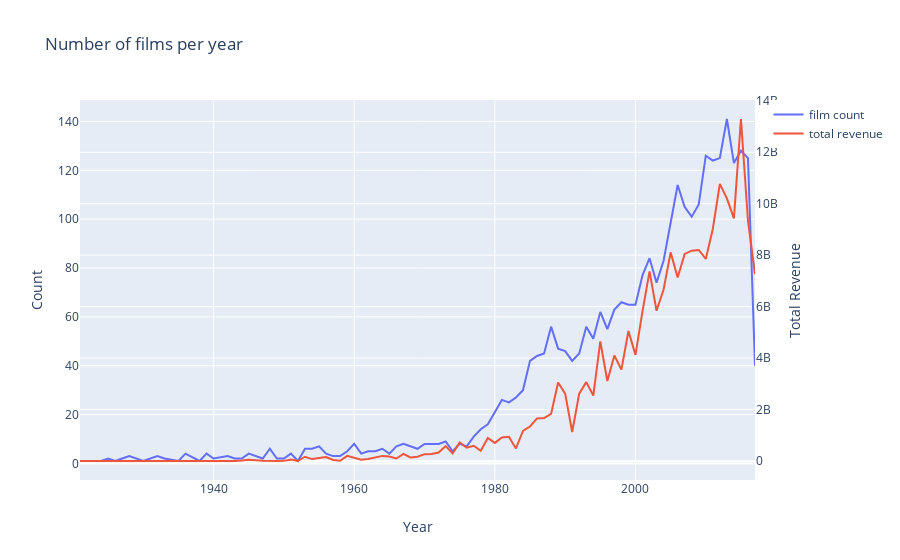

Notebook source saved alongside this figure:
### Markdown cell above
###  Number of Films and Revenue Per Year

### Code cell
d1 = train['release_date_year'].value_counts().sort_index()
d2 = train.groupby(['release_date_year'])['revenue'].sum()

data = [go.Scatter(x = d1.index, y = d1.values, name = 'film count'),
       go.Scatter(x = d2.index, y = d2.values, name = 'total revenue', yaxis = 'y2')]
layout = go.Layout(dict(title = 'Number of films per year',
                       xaxis = dict(title = 'Year'),
                        yaxis = dict(title = 'Count'),
                        yaxis2 = dict(title = 'Total Revenue', side = 'right', overlaying = 'y')
                       ), legend = dict(orientation = 'v')
                  )
py.iplot(dict(data = data, layout = layout))
